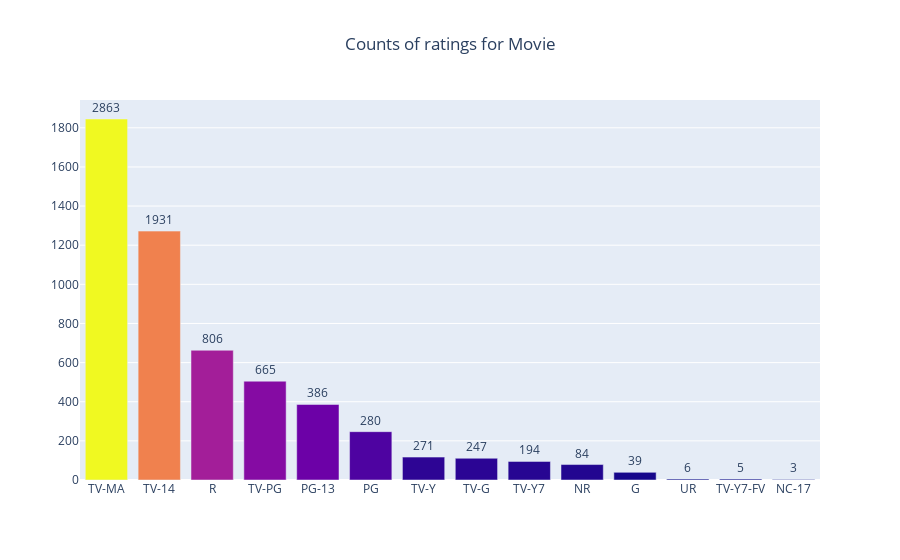

Here is the notebook cell this chart was saved with:
### Code cell
movies=df[df['type']=='Movie'].rating.value_counts()
fig=go.Figure(go.Bar(x=movies.keys(),
                    y=movies.values,
                    text=bars.values,
                    textposition='outside',
                    marker={'color':movies.values}))
fig.update_layout(title="Counts of ratings for Movie",
                 title_x=.5)

fig.show()

### Figure 1 — Plotly figure (JSON) as saved in the notebook; plotly's stock layout.template omitted (floating-point values rounded to 4 significant figures)
{"data": [{"marker": {"color": [1845, 1272, 663, 505, 386, 247, 117, 111, 95, 79, 39, 5, 5, 3]}, "text": [2863, 1931, 806, 665, 386, 280, 271, 247, 194, 84, 39, 6, 5, 3], "textposition": "outside", "type": "bar", "x": ["TV-MA", "TV-14", "R", "TV-PG", "PG-13", "PG", "TV-Y", "TV-G", "TV-Y7", "NR", "G", "UR", "TV-Y7-FV", "NC-17"], "y": [1845, 1272, 663, 505, 386, 247, 117, 111, 95, 79, 39, 5, 5, 3]}], "layout": {"title": {"text": "Counts of ratings for Movie", "x": 0.5}}}
